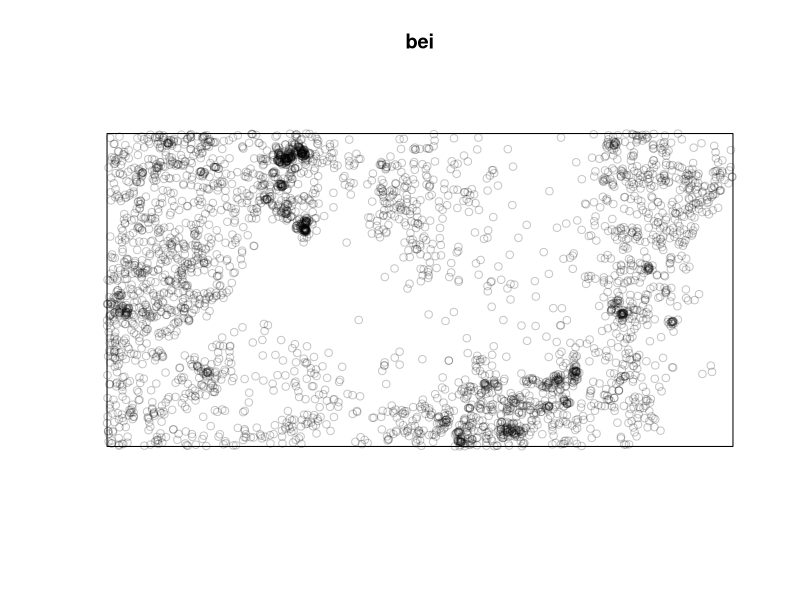
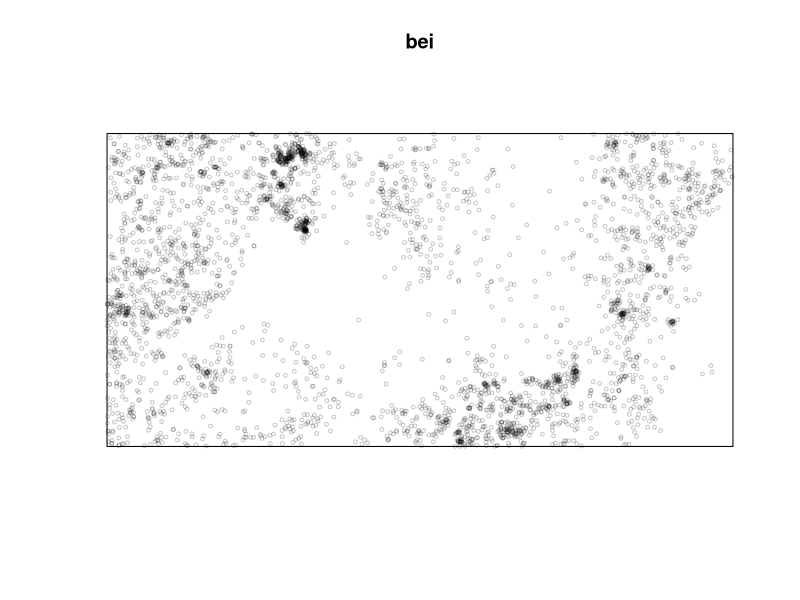
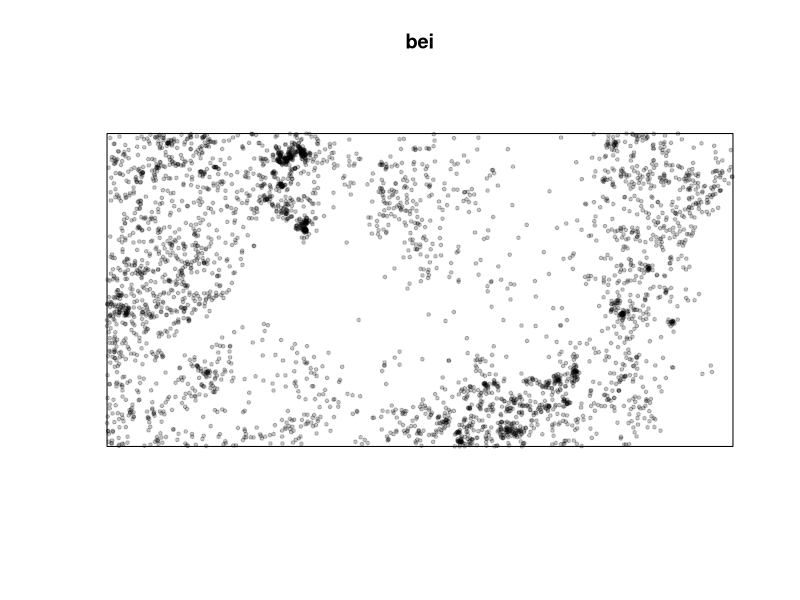
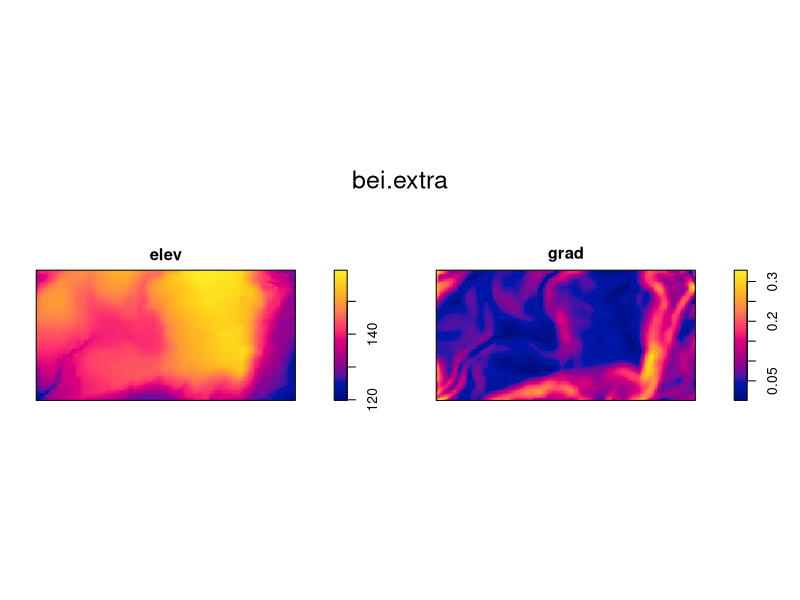
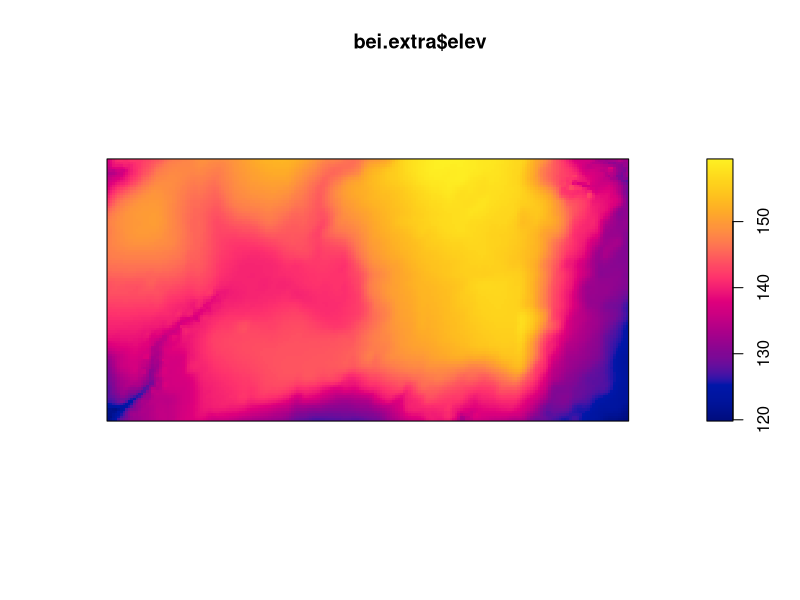
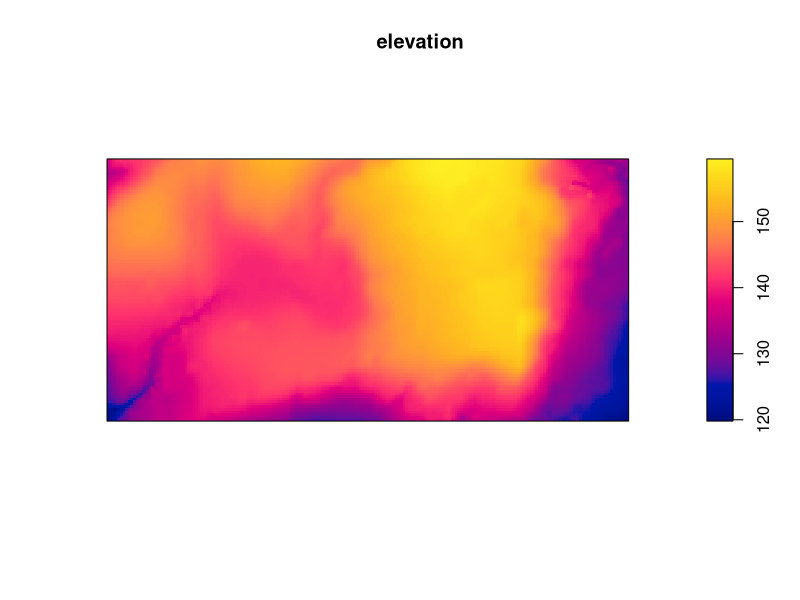
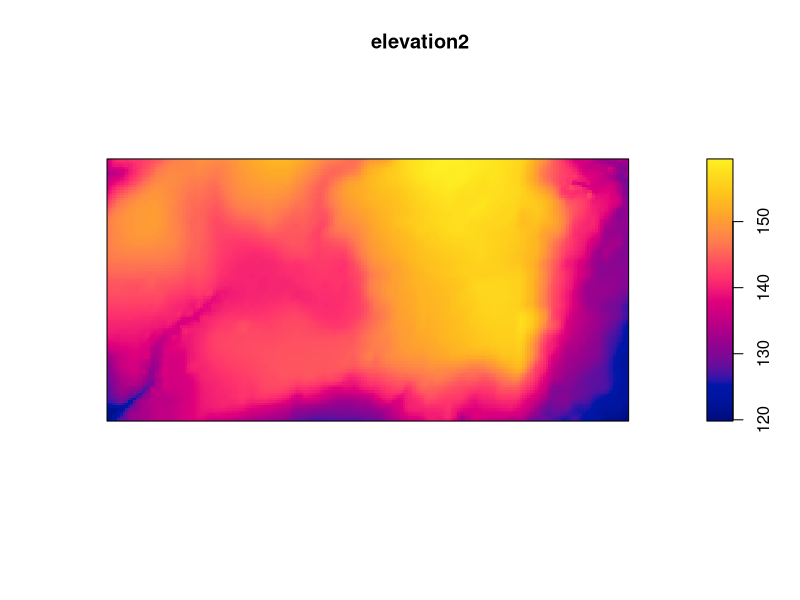

R code for these plots, in order:
#code related to population ecology

# a package is needed for point pattern anlysis
install.packages("spatstat")

library(spatstat)

#let's use tge bei data
#data transcription

bei #this is the dataset

#plotting the data
plot(bei)
#changing dimension

plot(bei, cex=0.5)
#changing the symbol with pch (lo is trova su internet il numero)
plot(bei, cex=0.5, pch=19)

#additional dataset
bei.extra 
#how to select a single part of the dataset
plot(bei.extra)
#let's use only part of the dataset: elev
plot(bei.extra$elev)
elevation<-bei.extra$elev
plot(elevation)
#second metohd to select elements
elevation2<-bei.extra[[1]]
plot(elevation2)
